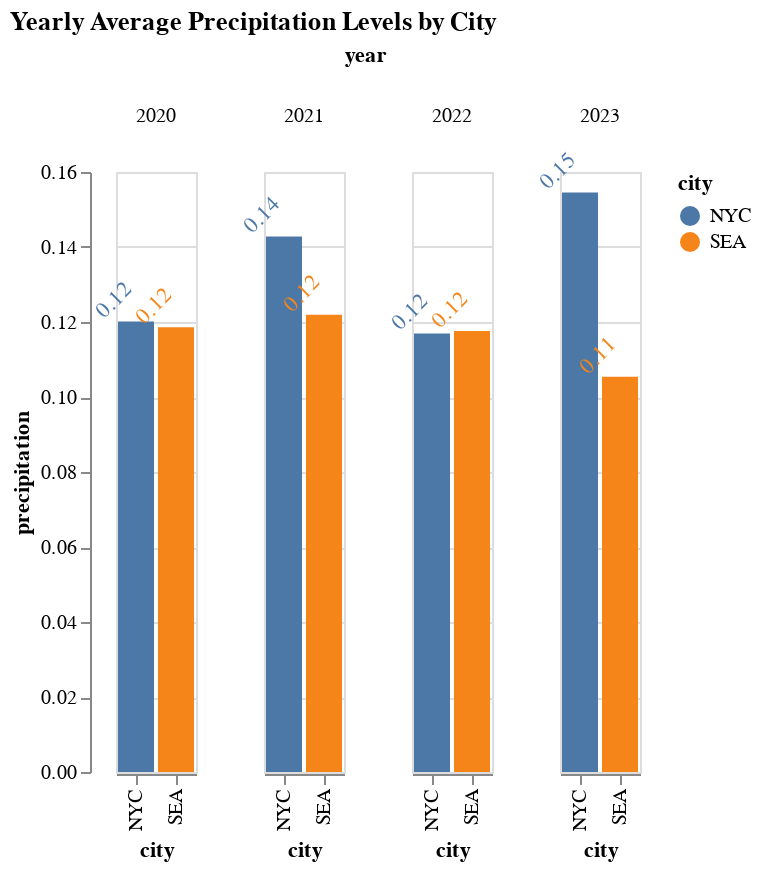

The code cell stored with this chart in its notebook:
### Code cell
df['year'] = df['date'].dt.year
avg_yearly_precipitation = df.groupby(['year', 'city'])['precipitation'].mean().reset_index()

bars = alt.Chart(avg_yearly_precipitation).mark_bar().encode(
    x='city:N',
    y=alt.Y('precipitation:Q'),
    color='city:N'
)
text = bars.mark_text(
    align='center',
    baseline='bottom',
    dy=-10,
    angle=315,
    color='black'
).encode(
    text=alt.Text('precipitation:Q', format='.2f')
)
chart2 = (bars + text).facet(
    column='year:N',
    title = None
).properties(
    title='Yearly Average Precipitation Levels by City'
)

chart2

### Figure 1 — Vega-Lite specification as saved in the notebook (floating-point values rounded to 4 significant figures)
{"config": {"view": {"continuousWidth": 400, "continuousHeight": 300}}, "data": {"name": "data-7d1134c84df6618fb5ea75cea816fe29"}, "facet": {"column": {"field": "year", "type": "nominal"}}, "spec": {"layer": [{"mark": "bar", "encoding": {"color": {"field": "city", "type": "nominal"}, "x": {"field": "city", "type": "nominal"}, "y": {"field": "precipitation", "type": "quantitative"}}}, {"mark": {"type": "text", "align": "center", "angle": 315, "baseline": "bottom", "color": "black", "dy": -10}, "encoding": {"color": {"field": "city", "type": "nominal"}, "text": {"field": "precipitation", "format": ".2f", "type": "quantitative"}, "x": {"field": "city", "type": "nominal"}, "y": {"field": "precipitation", "type": "quantitative"}}}]}, "title": "Yearly Average Precipitation Levels by City", "$schema": "https://vega.github.io/schema/vega-lite/v4.17.0.json", "datasets": {"data-7d1134c84df6618fb5ea75cea816fe29": [{"year": 2020, "city": "NYC", "precipitation": 0.1201}, {"year": 2020, "city": "SEA", "precipitation": 0.1186}, {"year": 2021, "city": "NYC", "precipitation": 0.1428}, {"year": 2021, "city": "SEA", "precipitation": 0.1219}, {"year": 2022, "city": "NYC", "precipitation": 0.117}, {"year": 2022, "city": "SEA", "precipitation": 0.1176}, {"year": 2023, "city": "NYC", "precipitation": 0.1545}, {"year": 2023, "city": "SEA", "precipitation": 0.1054}]}}
